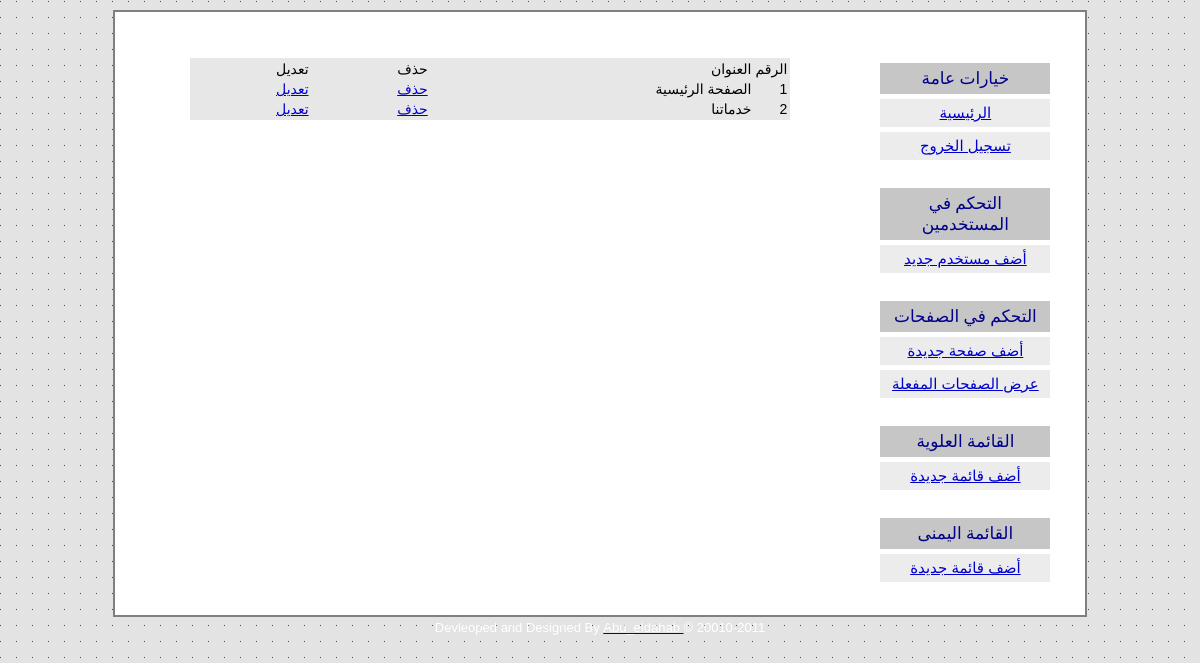
The app's page /cms/cp/viewactivepages.php (signed in) with its own data.
### tables this page shows
CREATE TABLE IF NOT EXISTS `pages` (
  `id` int(10) NOT NULL AUTO_INCREMENT,
  `title` varchar(255) NOT NULL,
  `content` text NOT NULL,
  `active` tinyint(1) NOT NULL,
  PRIMARY KEY (`id`)
);

### cms/cp/viewactivepages.php (the view, shortened to what this page needs)
<?php
include_once("includes/header.php");
?>
<br />
<br />
<table id="addarticle" width="600px">
	<tr>
		<td id="addarticle" width="5%">الرقم</td>
<td id="addarticle" width="55%">العنوان</td>
		<td id="addarticle" width="20%"> حذف</td>
		<td id="addarticle" width="20%">تعديل</td>
	</tr>
<?php
$q="select * from pages where active=1";
	$reuslt=$db->query($q) or die($db->error);
	if($reuslt){
		while($row=$reuslt->fetch_object()){
?>
<tr>
		<td id="addarticle" width="5%">
<?php echo $row->id;?>		</td>
<td id="addarticle" width="55%">
<?php echo $row->title;?>
</td>
		<td id="addarticle" width="20%">
<a href="deletepage.php?id=<?php echo $row->id;?>">
حذف
</a>
</td>
		<td id="addarticle" width="20%">
<a href="editpage.php?id=<?php echo $row->id;?>">
تعديل
</a>
		</td>
	</tr>
<?php } ?>
<?php
}else{
	echo "لا توجد صفحات مفعلة";
}
?>
</table>
<? include_once("includes/footer.php");?>

### cms/cp/style.css (style rules this page uses)
BODY { background-image: url(images/bg.gif); background-color: #f5f5f5; font-family: Tahoma,Arial,"Times New Roman", sans-serif; font-size:12 px ; text-align: center; direction: rtl; margin-top: 10px; SCROLLBAR-FACE-COLOR: #df3701; SCROLLBAR-HIGHLIGHT-Color: #FFFFFF; SCROLLBAR-SHADOW-COLOR: #FFFFFF; SCROLLBAR-ARROW-COLOR: #000000; SCROLLBAR-BASE-COLOR: #000000; SCROLLBAR-3D-LIGHT-COLOR: #000000; }
A { color: #0000CD; font-size: 12 px; text-decoration: underline; font-family: Tahoma,Arial, Helvetica, sans-serif; font: bold; }
#addarticle { text-align: right; vertical-align: top; border: 0px; background-color: #E7E7E7; font-size: 14px; }

### records on screen
pages: id "1", title "الصفحة الرئيسية"
pages: id "2", title "خدماتنا"
